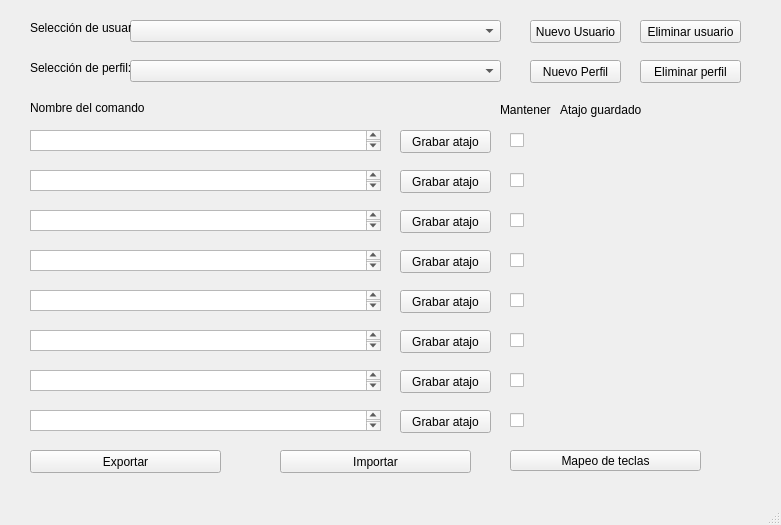
<?xml version="1.0" encoding="UTF-8"?>
<ui version="4.0">
 <class>MainWindow</class>
 <widget class="QMainWindow" name="MainWindow">
  <property name="geometry">
   <rect>
    <x>0</x>
    <y>0</y>
    <width>781</width>
    <height>525</height>
   </rect>
  </property>
  <property name="cursor">
   <cursorShape>ArrowCursor</cursorShape>
  </property>
  <property name="mouseTracking">
   <bool>true</bool>
  </property>
  <property name="windowTitle">
   <string>MainWindow</string>
  </property>
  <widget class="QWidget" name="centralwidget">
   <widget class="QPushButton" name="pushButton">
    <property name="geometry">
     <rect>
      <x>400</x>
      <y>130</y>
      <width>91</width>
      <height>23</height>
     </rect>
    </property>
    <property name="text">
     <string>Grabar atajo</string>
    </property>
   </widget>
   <widget class="QTextEdit" name="textEdit">
    <property name="geometry">
     <rect>
      <x>30</x>
      <y>130</y>
      <width>351</width>
      <height>21</height>
     </rect>
    </property>
    <property name="html">
     <string>&lt;!DOCTYPE HTML PUBLIC &quot;-//W3C//DTD HTML 4.0//EN&quot; &quot;http://www.w3.org/TR/REC-html40/strict.dtd&quot;&gt;
&lt;html&gt;&lt;head&gt;&lt;meta name=&quot;qrichtext&quot; content=&quot;1&quot; /&gt;&lt;style type=&quot;text/css&quot;&gt;
p, li { white-space: pre-wrap; }
&lt;/style&gt;&lt;/head&gt;&lt;body style=&quot; font-family:'MS Shell Dlg 2'; font-size:8.25pt; font-weight:400; font-style:normal;&quot;&gt;
&lt;p style=&quot; margin-top:0px; margin-bottom:0px; margin-left:0px; margin-right:0px; -qt-block-indent:0; text-indent:0px;&quot;&gt; &lt;/p&gt;&lt;/body&gt;&lt;/html&gt;</string>
    </property>
   </widget>
   <widget class="QTextEdit" name="textEdit_2">
    <property name="geometry">
     <rect>
      <x>30</x>
      <y>170</y>
      <width>351</width>
      <height>21</height>
     </rect>
    </property>
    <property name="html">
     <string>&lt;!DOCTYPE HTML PUBLIC &quot;-//W3C//DTD HTML 4.0//EN&quot; &quot;http://www.w3.org/TR/REC-html40/strict.dtd&quot;&gt;
&lt;html&gt;&lt;head&gt;&lt;meta name=&quot;qrichtext&quot; content=&quot;1&quot; /&gt;&lt;style type=&quot;text/css&quot;&gt;
p, li { white-space: pre-wrap; }
&lt;/style&gt;&lt;/head&gt;&lt;body style=&quot; font-family:'MS Shell Dlg 2'; font-size:8.25pt; font-weight:400; font-style:normal;&quot;&gt;
&lt;p style=&quot; margin-top:0px; margin-bottom:0px; margin-left:0px; margin-right:0px; -qt-block-indent:0; text-indent:0px;&quot;&gt; &lt;/p&gt;&lt;/body&gt;&lt;/html&gt;</string>
    </property>
   </widget>
   <widget class="QPushButton" name="pushButton_2">
    <property name="geometry">
     <rect>
      <x>400</x>
      <y>170</y>
      <width>91</width>
      <height>23</height>
     </rect>
    </property>
    <property name="text">
     <string>Grabar atajo</string>
    </property>
   </widget>
   <widget class="QTextEdit" name="textEdit_3">
    <property name="geometry">
     <rect>
      <x>30</x>
      <y>210</y>
      <width>351</width>
      <height>21</height>
     </rect>
    </property>
    <property name="html">
     <string>&lt;!DOCTYPE HTML PUBLIC &quot;-//W3C//DTD HTML 4.0//EN&quot; &quot;http://www.w3.org/TR/REC-html40/strict.dtd&quot;&gt;
&lt;html&gt;&lt;head&gt;&lt;meta name=&quot;qrichtext&quot; content=&quot;1&quot; /&gt;&lt;style type=&quot;text/css&quot;&gt;
p, li { white-space: pre-wrap; }
&lt;/style&gt;&lt;/head&gt;&lt;body style=&quot; font-family:'MS Shell Dlg 2'; font-size:8.25pt; font-weight:400; font-style:normal;&quot;&gt;
&lt;p style=&quot; margin-top:0px; margin-bottom:0px; margin-left:0px; margin-right:0px; -qt-block-indent:0; text-indent:0px;&quot;&gt; &lt;/p&gt;&lt;/body&gt;&lt;/html&gt;</string>
    </property>
   </widget>
   <widget class="QTextEdit" name="textEdit_4">
    <property name="geometry">
     <rect>
      <x>30</x>
      <y>250</y>
      <width>351</width>
      <height>21</height>
     </rect>
    </property>
    <property name="html">
     <string>&lt;!DOCTYPE HTML PUBLIC &quot;-//W3C//DTD HTML 4.0//EN&quot; &quot;http://www.w3.org/TR/REC-html40/strict.dtd&quot;&gt;
&lt;html&gt;&lt;head&gt;&lt;meta name=&quot;qrichtext&quot; content=&quot;1&quot; /&gt;&lt;style type=&quot;text/css&quot;&gt;
p, li { white-space: pre-wrap; }
&lt;/style&gt;&lt;/head&gt;&lt;body style=&quot; font-family:'MS Shell Dlg 2'; font-size:8.25pt; font-weight:400; font-style:normal;&quot;&gt;
&lt;p style=&quot; margin-top:0px; margin-bottom:0px; margin-left:0px; margin-right:0px; -qt-block-indent:0; text-indent:0px;&quot;&gt; &lt;/p&gt;&lt;/body&gt;&lt;/html&gt;</string>
    </property>
   </widget>
   <widget class="QPushButton" name="pushButton_3">
    <property name="geometry">
     <rect>
      <x>400</x>
      <y>210</y>
      <width>91</width>
      <height>23</height>
     </rect>
    </property>
    <property name="text">
     <string>Grabar atajo</string>
    </property>
   </widget>
   <widget class="QPushButton" name="pushButton_4">
    <property name="geometry">
     <rect>
      <x>400</x>
      <y>250</y>
      <width>91</width>
      <height>23</height>
     </rect>
    </property>
    <property name="text">
     <string>Grabar atajo</string>
    </property>
   </widget>
   <widget class="QTextEdit" name="textEdit_5">
    <property name="geometry">
     <rect>
      <x>30</x>
      <y>290</y>
      <width>351</width>
      <height>21</height>
     </rect>
    </property>
    <property name="html">
     <string>&lt;!DOCTYPE HTML PUBLIC &quot;-//W3C//DTD HTML 4.0//EN&quot; &quot;http://www.w3.org/TR/REC-html40/strict.dtd&quot;&gt;
&lt;html&gt;&lt;head&gt;&lt;meta name=&quot;qrichtext&quot; content=&quot;1&quot; /&gt;&lt;style type=&quot;text/css&quot;&gt;
p, li { white-space: pre-wrap; }
&lt;/style&gt;&lt;/head&gt;&lt;body style=&quot; font-family:'MS Shell Dlg 2'; font-size:8.25pt; font-weight:400; font-style:normal;&quot;&gt;
&lt;p style=&quot; margin-top:0px; margin-bottom:0px; margin-left:0px; margin-right:0px; -qt-block-indent:0; text-indent:0px;&quot;&gt; &lt;/p&gt;&lt;/body&gt;&lt;/html&gt;</string>
    </property>
   </widget>
   <widget class="QTextEdit" name="textEdit_6">
    <property name="geometry">
     <rect>
      <x>30</x>
      <y>330</y>
      <width>351</width>
      <height>21</height>
     </rect>
    </property>
    <property name="html">
     <string>&lt;!DOCTYPE HTML PUBLIC &quot;-//W3C//DTD HTML 4.0//EN&quot; &quot;http://www.w3.org/TR/REC-html40/strict.dtd&quot;&gt;
&lt;html&gt;&lt;head&gt;&lt;meta name=&quot;qrichtext&quot; content=&quot;1&quot; /&gt;&lt;style type=&quot;text/css&quot;&gt;
p, li { white-space: pre-wrap; }
&lt;/style&gt;&lt;/head&gt;&lt;body style=&quot; font-family:'MS Shell Dlg 2'; font-size:8.25pt; font-weight:400; font-style:normal;&quot;&gt;
&lt;p style=&quot; margin-top:0px; margin-bottom:0px; margin-left:0px; margin-right:0px; -qt-block-indent:0; text-indent:0px;&quot;&gt; &lt;/p&gt;&lt;/body&gt;&lt;/html&gt;</string>
    </property>
   </widget>
   <widget class="QPushButton" name="pushButton_7">
    <property name="geometry">
     <rect>
      <x>400</x>
      <y>370</y>
      <width>91</width>
      <height>23</height>
     </rect>
    </property>
    <property name="text">
     <string>Grabar atajo</string>
    </property>
   </widget>
   <widget class="QPushButton" name="pushButton_8">
    <property name="geometry">
     <rect>
      <x>400</x>
      <y>410</y>
      <width>91</width>
      <height>23</height>
     </rect>
    </property>
    <property name="text">
     <string>Grabar atajo</string>
    </property>
   </widget>
   <widget class="QTextEdit" name="textEdit_8">
    <property name="geometry">
     <rect>
      <x>30</x>
      <y>410</y>
      <width>351</width>
      <height>21</height>
     </rect>
    </property>
    <property name="html">
     <string>&lt;!DOCTYPE HTML PUBLIC &quot;-//W3C//DTD HTML 4.0//EN&quot; &quot;http://www.w3.org/TR/REC-html40/strict.dtd&quot;&gt;
&lt;html&gt;&lt;head&gt;&lt;meta name=&quot;qrichtext&quot; content=&quot;1&quot; /&gt;&lt;style type=&quot;text/css&quot;&gt;
p, li { white-space: pre-wrap; }
&lt;/style&gt;&lt;/head&gt;&lt;body style=&quot; font-family:'MS Shell Dlg 2'; font-size:8.25pt; font-weight:400; font-style:normal;&quot;&gt;
&lt;p style=&quot; margin-top:0px; margin-bottom:0px; margin-left:0px; margin-right:0px; -qt-block-indent:0; text-indent:0px;&quot;&gt; &lt;/p&gt;&lt;/body&gt;&lt;/html&gt;</string>
    </property>
   </widget>
   <widget class="QTextEdit" name="textEdit_7">
    <property name="geometry">
     <rect>
      <x>30</x>
      <y>370</y>
      <width>351</width>
      <height>21</height>
     </rect>
    </property>
    <property name="html">
     <string>&lt;!DOCTYPE HTML PUBLIC &quot;-//W3C//DTD HTML 4.0//EN&quot; &quot;http://www.w3.org/TR/REC-html40/strict.dtd&quot;&gt;
&lt;html&gt;&lt;head&gt;&lt;meta name=&quot;qrichtext&quot; content=&quot;1&quot; /&gt;&lt;style type=&quot;text/css&quot;&gt;
p, li { white-space: pre-wrap; }
&lt;/style&gt;&lt;/head&gt;&lt;body style=&quot; font-family:'MS Shell Dlg 2'; font-size:8.25pt; font-weight:400; font-style:normal;&quot;&gt;
&lt;p style=&quot; margin-top:0px; margin-bottom:0px; margin-left:0px; margin-right:0px; -qt-block-indent:0; text-indent:0px;&quot;&gt; &lt;/p&gt;&lt;/body&gt;&lt;/html&gt;</string>
    </property>
   </widget>
   <widget class="QPushButton" name="pushButton_5">
    <property name="geometry">
     <rect>
      <x>400</x>
      <y>290</y>
      <width>91</width>
      <height>23</height>
     </rect>
    </property>
    <property name="text">
     <string>Grabar atajo</string>
    </property>
   </widget>
   <widget class="QPushButton" name="pushButton_6">
    <property name="geometry">
     <rect>
      <x>400</x>
      <y>330</y>
      <width>91</width>
      <height>23</height>
     </rect>
    </property>
    <property name="text">
     <string>Grabar atajo</string>
    </property>
   </widget>
   <widget class="QLabel" name="label">
    <property name="geometry">
     <rect>
      <x>560</x>
      <y>130</y>
      <width>171</width>
      <height>16</height>
     </rect>
    </property>
    <property name="text">
     <string/>
    </property>
   </widget>
   <widget class="QLabel" name="label_2">
    <property name="geometry">
     <rect>
      <x>560</x>
      <y>170</y>
      <width>171</width>
      <height>16</height>
     </rect>
    </property>
    <property name="text">
     <string/>
    </property>
   </widget>
   <widget class="QLabel" name="label_3">
    <property name="geometry">
     <rect>
      <x>560</x>
      <y>210</y>
      <width>171</width>
      <height>16</height>
     </rect>
    </property>
    <property name="text">
     <string/>
    </property>
   </widget>
   <widget class="QLabel" name="label_4">
    <property name="geometry">
     <rect>
      <x>560</x>
      <y>250</y>
      <width>171</width>
      <height>16</height>
     </rect>
    </property>
    <property name="text">
     <string/>
    </property>
   </widget>
   <widget class="QLabel" name="label_5">
    <property name="geometry">
     <rect>
      <x>560</x>
      <y>290</y>
      <width>171</width>
      <height>16</height>
     </rect>
    </property>
    <property name="text">
     <string/>
    </property>
   </widget>
   <widget class="QLabel" name="label_6">
    <property name="geometry">
     <rect>
      <x>560</x>
      <y>330</y>
      <width>171</width>
      <height>16</height>
     </rect>
    </property>
    <property name="text">
     <string/>
    </property>
   </widget>
   <widget class="QLabel" name="label_7">
    <property name="geometry">
     <rect>
      <x>560</x>
      <y>370</y>
      <width>171</width>
      <height>16</height>
     </rect>
    </property>
    <property name="text">
     <string/>
    </property>
   </widget>
   <widget class="QLabel" name="label_8">
    <property name="geometry">
     <rect>
      <x>560</x>
      <y>410</y>
      <width>171</width>
      <height>16</height>
     </rect>
    </property>
    <property name="text">
     <string/>
    </property>
   </widget>
   <widget class="QPushButton" name="btn_export">
    <property name="geometry">
     <rect>
      <x>30</x>
      <y>450</y>
      <width>191</width>
      <height>23</height>
     </rect>
    </property>
    <property name="text">
     <string>Exportar</string>
    </property>
   </widget>
   <widget class="QPushButton" name="btn_import">
    <property name="geometry">
     <rect>
      <x>280</x>
      <y>450</y>
      <width>191</width>
      <height>23</height>
     </rect>
    </property>
    <property name="text">
     <string>Importar</string>
    </property>
   </widget>
   <widget class="QComboBox" name="cb_usuario">
    <property name="geometry">
     <rect>
      <x>130</x>
      <y>20</y>
      <width>371</width>
      <height>22</height>
     </rect>
    </property>
   </widget>
   <widget class="QLabel" name="label_9">
    <property name="geometry">
     <rect>
      <x>30</x>
      <y>20</y>
      <width>101</width>
      <height>16</height>
     </rect>
    </property>
    <property name="text">
     <string>Selección de usuario:</string>
    </property>
   </widget>
   <widget class="QLabel" name="label_10">
    <property name="geometry">
     <rect>
      <x>30</x>
      <y>60</y>
      <width>101</width>
      <height>16</height>
     </rect>
    </property>
    <property name="text">
     <string>Selección de perfil:</string>
    </property>
   </widget>
   <widget class="QComboBox" name="cb_perfil">
    <property name="geometry">
     <rect>
      <x>130</x>
      <y>60</y>
      <width>371</width>
      <height>22</height>
     </rect>
    </property>
   </widget>
   <widget class="QPushButton" name="btn_newperfil">
    <property name="geometry">
     <rect>
      <x>530</x>
      <y>60</y>
      <width>91</width>
      <height>23</height>
     </rect>
    </property>
    <property name="text">
     <string>Nuevo Perfil</string>
    </property>
   </widget>
   <widget class="QPushButton" name="btn_newuser">
    <property name="geometry">
     <rect>
      <x>530</x>
      <y>20</y>
      <width>91</width>
      <height>23</height>
     </rect>
    </property>
    <property name="text">
     <string>Nuevo Usuario</string>
    </property>
   </widget>
   <widget class="QPushButton" name="btn_eliminar">
    <property name="geometry">
     <rect>
      <x>640</x>
      <y>60</y>
      <width>101</width>
      <height>23</height>
     </rect>
    </property>
    <property name="text">
     <string>Eliminar perfil</string>
    </property>
   </widget>
   <widget class="QLabel" name="label_11">
    <property name="geometry">
     <rect>
      <x>30</x>
      <y>100</y>
      <width>351</width>
      <height>16</height>
     </rect>
    </property>
    <property name="text">
     <string>Nombre del comando</string>
    </property>
   </widget>
   <widget class="QLabel" name="label_12">
    <property name="geometry">
     <rect>
      <x>560</x>
      <y>100</y>
      <width>171</width>
      <height>20</height>
     </rect>
    </property>
    <property name="text">
     <string>Atajo guardado</string>
    </property>
   </widget>
   <widget class="QLabel" name="label_13">
    <property name="geometry">
     <rect>
      <x>500</x>
      <y>100</y>
      <width>51</width>
      <height>20</height>
     </rect>
    </property>
    <property name="text">
     <string>Mantener</string>
    </property>
   </widget>
   <widget class="QCheckBox" name="ch_1">
    <property name="geometry">
     <rect>
      <x>510</x>
      <y>130</y>
      <width>16</width>
      <height>21</height>
     </rect>
    </property>
    <property name="text">
     <string/>
    </property>
   </widget>
   <widget class="QCheckBox" name="ch_2">
    <property name="geometry">
     <rect>
      <x>510</x>
      <y>170</y>
      <width>16</width>
      <height>21</height>
     </rect>
    </property>
    <property name="text">
     <string/>
    </property>
   </widget>
   <widget class="QCheckBox" name="ch_3">
    <property name="geometry">
     <rect>
      <x>510</x>
      <y>210</y>
      <width>16</width>
      <height>21</height>
     </rect>
    </property>
    <property name="text">
     <string/>
    </property>
   </widget>
   <widget class="QCheckBox" name="ch_4">
    <property name="geometry">
     <rect>
      <x>510</x>
      <y>250</y>
      <width>16</width>
      <height>21</height>
     </rect>
    </property>
    <property name="text">
     <string/>
    </property>
   </widget>
   <widget class="QCheckBox" name="ch_5">
    <property name="geometry">
     <rect>
      <x>510</x>
      <y>290</y>
      <width>16</width>
      <height>21</height>
     </rect>
    </property>
    <property name="text">
     <string/>
    </property>
   </widget>
   <widget class="QCheckBox" name="ch_6">
    <property name="geometry">
     <rect>
      <x>510</x>
      <y>330</y>
      <width>16</width>
      <height>21</height>
     </rect>
    </property>
    <property name="text">
     <string/>
    </property>
   </widget>
   <widget class="QCheckBox" name="ch_7">
    <property name="geometry">
     <rect>
      <x>510</x>
      <y>370</y>
      <width>16</width>
      <height>21</height>
     </rect>
    </property>
    <property name="text">
     <string/>
    </property>
   </widget>
   <widget class="QCheckBox" name="ch_8">
    <property name="geometry">
     <rect>
      <x>510</x>
      <y>410</y>
      <width>16</width>
      <height>21</height>
     </rect>
    </property>
    <property name="text">
     <string/>
    </property>
   </widget>
   <widget class="QPushButton" name="btn_eliminar_usu">
    <property name="geometry">
     <rect>
      <x>640</x>
      <y>20</y>
      <width>101</width>
      <height>23</height>
     </rect>
    </property>
    <property name="text">
     <string>Eliminar usuario</string>
    </property>
   </widget>
   <widget class="QPushButton" name="btn_SW1">
    <property name="geometry">
     <rect>
      <x>510</x>
      <y>450</y>
      <width>191</width>
      <height>21</height>
     </rect>
    </property>
    <property name="text">
     <string>Mapeo de teclas</string>
    </property>
   </widget>
  </widget>
  <widget class="QMenuBar" name="menubar">
   <property name="geometry">
    <rect>
     <x>0</x>
     <y>0</y>
     <width>781</width>
     <height>21</height>
    </rect>
   </property>
  </widget>
  <widget class="QStatusBar" name="statusbar"/>
 </widget>
 <resources/>
 <connections/>
</ui>
